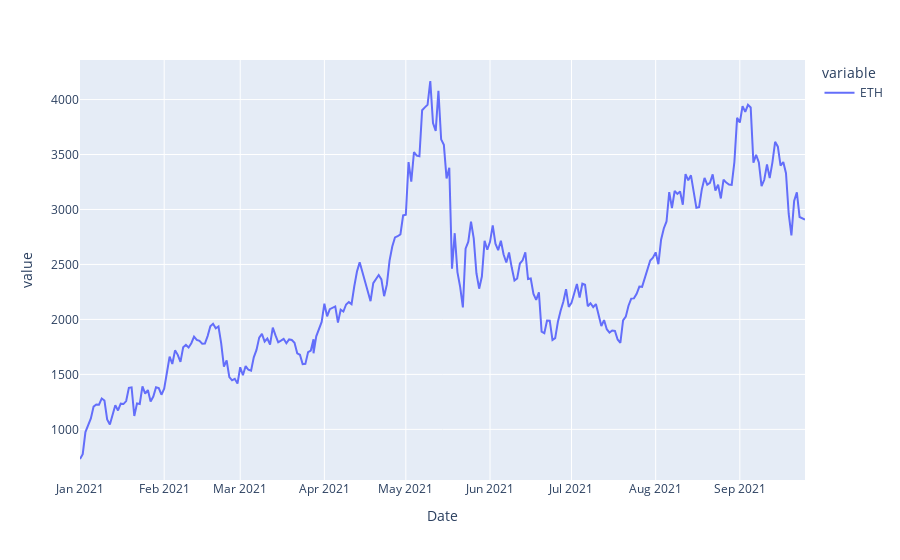

The cell this chart's notebook holds for it:
### Code cell
fig = px.line(crypto, y=['ETH'] )
fig.show()

### Figure 1 — Plotly figure (JSON) as saved in the notebook; plotly's stock layout.template omitted (floating-point values rounded to 4 significant figures; data arrays with more than 128 entries replaced by an {"elided": "..."} marker saying what was removed)
{"data": [{"hovertemplate": "variable=ETH<br>Date=%{x}<br>value=%{y}<extra></extra>", "legendgroup": "ETH", "line": {"color": "#636efa", "dash": "solid"}, "marker": {"symbol": "circle"}, "mode": "lines", "name": "ETH", "orientation": "v", "showlegend": true, "type": "scatter", "x": {"elided": "268 str values"}, "xaxis": "x", "y": {"elided": "268 float values"}, "yaxis": "y"}], "layout": {"autosize": true, "legend": {"title": {"text": "variable"}, "tracegroupgap": 0}, "margin": {"t": 60}, "xaxis": {"anchor": "y", "autorange": true, "domain": [0, 1], "range": ["2021-01-01", "2021-09-25"], "title": {"text": "Date"}, "type": "date"}, "yaxis": {"anchor": "x", "autorange": true, "domain": [0, 1], "range": [539.3, 4360.0], "title": {"text": "value"}, "type": "linear"}}}
